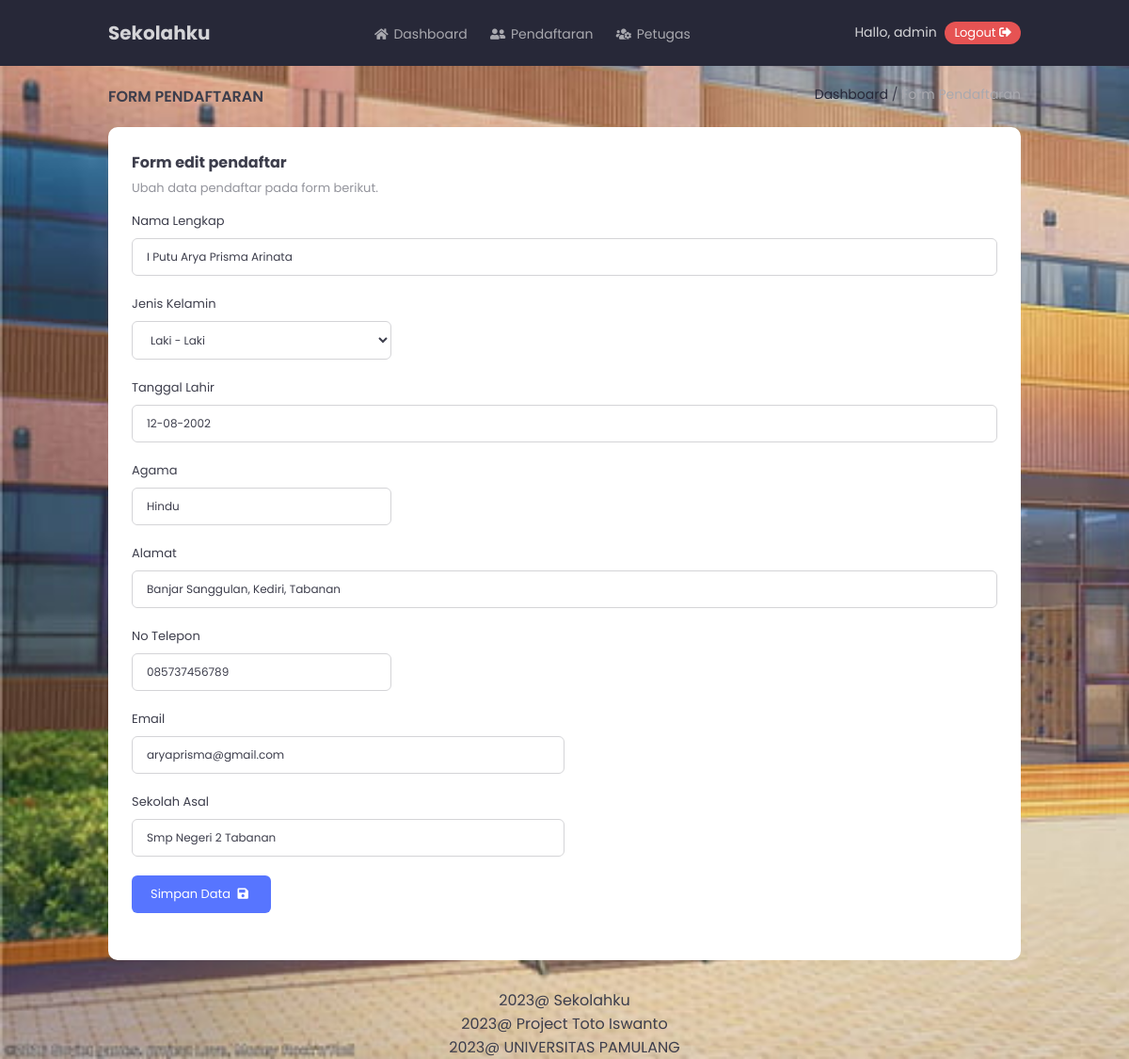
The page /form-pendaftaran.php?type=edit&nisn=200212080002 (signed in) on the database its author committed.
### tables this page shows
CREATE TABLE `pendaftar` (
  `NISN` char(15) NOT NULL,
  `nama` varchar(100) NOT NULL,
  `jenis_kelamin` varchar(15) NOT NULL,
  `tgl_lahir` varchar(15) NOT NULL,
  `agama` varchar(15) NOT NULL,
  `alamat` varchar(100) NOT NULL,
  `no_telepon` varchar(15) NOT NULL,
  `email` varchar(30) NOT NULL,
  `sekolah_asal` varchar(100) NOT NULL,
  `tgl_mendaftar` varchar(15) NOT NULL,
  `keterangan` varchar(15) NOT NULL
);

### script/form-edit-pendaftar.php (the view, shortened to what this page needs)
<?php
$nisn = $_GET['nisn'];
$sql = mysqli_query($koneksi, "SELECT * FROM pendaftar WHERE NISN='$nisn' ");
$row = mysqli_fetch_assoc($sql);
?>
<div class="form-container">
	<h3>Form edit pendaftar</h3>
	<p>Ubah data pendaftar pada form berikut.</p>
	<form action="script/pendaftar-update-data.php" method="post">
	<div class="form-group">
		<label for="nama">Nama Lengkap</label>
		<input type="text" name="nama" class="w-100" placeholder="*Arista Budi Laksmana" value="<?php echo $row['nama']; ?>">
	</div>
	<div class="form-group">
		<label for="jk">Jenis Kelamin</label>
		<select name="jk" class="w-30">
			<?php if ($row['jenis_kelamin'] == "Laki - Laki") { ?>
				<option value="Laki - Laki">Laki - Laki</option>
			<?php } else if ($row['jenis_kelamin'] == "Perempuan") { ?>
				<option value="Perempuan">Perempuan</option>
				<option value="Laki - Laki">Laki - Laki</option>
			<?php } ?>
		</select>
	</div>
	<div class="form-group">
		<label for="tgl_lahir">Tanggal Lahir</label>
		<input type="text" name="tgl_lahir" class="w-100" placeholder="*14/06/2002" value="<?php echo $row['tgl_lahir']; ?>">
	</div>
	<div class="form-group">
		<label for="agama">Agama</label>
		<input type="text" name="agama" class="w-30" placeholder="*Hindu" value="<?php echo $row['agama']; ?>">
	</div>
	<div class="form-group">
		<label for="alamat">Alamat</label>
		<input type="text" name="alamat" class="w-100" placeholder="*Jl Kenanga Gng xx No xx" value="<?php echo $row['alamat']; ?>">
	</div>
	<div class="form-group">
		<label for="no_tel">No Telepon</label>
		<input type="number" name="no_tel" class="w-30" placeholder="085737xxxxxx" value="<?php echo $row['no_telepon']; ?>">
	</div>
	<div class="form-group">
		<label for="email">Email</label>
		<input type="email" name="email" class="w-50" placeholder="*budilaksmana@gmail.com" value="<?php echo $row['email']; ?>">
	</div>
	<div class="form-group">
		<label for="sekolah_asal">Sekolah Asal</label>
		<input type="text" name="sekolah_asal" class="w-50" placeholder="*Smp 1 (daerah)" value="<?php echo $row['sekolah_asal']; ?>">
	</div>
	<div class="form-group">
		<button type="submit" class="btn btn-medium blue">Simpan Data <i class="fas fa-save"></i></button>
	</div>
	</form>
</div>

### assets/css/style.css (style rules this page uses)
:root { --p_black: #272838; --p_red: #e65353; --p_blue: #5775ff; --p_green: #31c48f; --white: #ffffff; --grey: #e9eaeb; --grey2: #d4d4d7; --grey3: #bebfc3; --grey4: #a9a9af; --grey5: #93949c; --grey6: #7d7e88; --grey7: #686974; --grey8: #525360; --grey9: #3d3e4c; --bg: #f4f4f4; }
.blue { color: var(--p_blue) }
body { font-family: 'Poppins', sans-serif; background: var(--bg); color: var(--grey9); }
.btn-medium { display: inline-block; padding: 10px 20px; font-size: 13px; border-radius: 6px; }
.btn { margin-bottom: 5px; border: none; font-family: inherit; cursor: pointer; }
.btn i { margin: 0 4px; }
.btn.blue { background: var(--p_blue); color: var(--white); }
.form-container { background: var(--white); padding: 25px; border-radius: 10px; margin-bottom: 30px; }
.form-container h3 { font-weight: 700; font-size: 16px; margin-bottom: 5px; }
.form-container p { font-size: 13px; margin-bottom: 0; color: var(--grey5); margin-bottom: 15px; }
.form-group { overflow: hidden; position: relative; width: 100%; margin-bottom: 20px; }
.form-group label { display: block; color: var(--grey9); margin-bottom: 8px; font-size: 13px; }
.form-group input { width: 100%; padding: 10px 15px; font-family: inherit; font-size: 12px; border-radius: 6px; border: 1px solid var(--grey2); color: inherit; outline: none; transition: .3s; background: transparent; }
.form-group select { width: 100%; padding: 10px 15px; font-family: inherit; font-size: 12px; border-radius: 6px; border: 1px solid var(--grey2); color: inherit; outline: none; background: transparent; }
.form-group .w-30 { width: 30%; }
.form-group .w-50 { width: 50%; }
.form-group .w-100 { width: 100%; }

### assets/css/csslibs.css (style rules this page uses)
* { box-sizing: border-box; }
body { margin: 0; padding: 0; }
h1, h2, h3, h4, h5, h6 { margin-top: 0; margin-bottom: 15px; }
p { margin-top: 0; margin-bottom: 15px; font-size: 16px; }
.w-100 { width: 100% }
.w-50 { width: 50% }
.w-30 { width: 30% }

### header.php (style rules this page uses)
body { background-image:url('assets/img/sekolah2.jpg'); background-repeat: no-repeat; background-size: cover; }

### rows shown on the page
pendaftar: nama "I Putu Arya Prisma Arinata", jk "Laki - Laki", tgl_lahir "12-08-2002", agama "Hindu", alamat "Banjar Sanggulan, Kediri, Tabanan", no_tel "085737456789", email "aryaprisma@gmail.com", sekolah_asal "Smp Negeri 2 Tabanan"

### other values the page prints
$username "admin"
